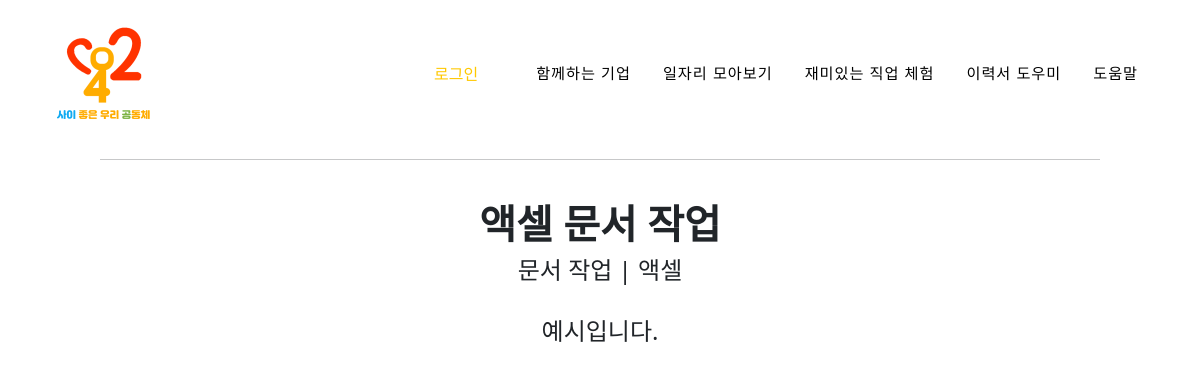
Screenshot of /cooperation/경희기업/1/ with the database file from the repository.
### cooperation/models.py (models this page shows, shortened)
class Training(models.Model):
    trainingImage = models.ImageField(upload_to='cooperation/images/training/%Y/%m/%d/', blank=True) # 직업 훈련 썸네일
    companyName = models.ForeignKey(CompanyName, on_delete=models.CASCADE, related_name='training_CompanyName') # 기업 이름
    trainingTitle = models.CharField(max_length = 50) # 직업 훈련 이름
    trainingType = models.CharField(max_length = 30) # 직업 훈련 유형
    trainingCategory = models.ForeignKey(TrainingCategory, null=True, blank=True, on_delete=models.SET_NULL) # 직업 훈련 타입 (대면 / 비대면 / 혼합)
    trainingContents = models.TextField() # 직업 훈련 내용
    trainingFile = models.FileField(upload_to='cooperation/files/training/%Y/%m/%d/', blank=True) # 직업 훈련 관련 파일

class TrainingCategory(models.Model):
    name = models.CharField(max_length=50, unique=True)
    slug = models.SlugField(null=True, max_length=200, unique=True, allow_unicode=True)
    def __str__(self):
        return self.name
    class Meta:
        verbose_name_plural = 'TrainingCategories'

### cooperation/views.py (the view)
# urls.py: path('<str:slug>/<int:pk>/', views.PostDetail.as_view()),
class PostDetail(DetailView):
    model = Training
    def get_context_data(self, **kwargs):
        context = super(PostDetail, self).get_context_data()
        context['company_names'] = CompanyName.objects.all()
        return context

### cooperation/templates/cooperation/training_detail.html (shortened to what this page needs)
<!DOCTYPE html>
<html lang="ko">
<head>
    <link href="../../static/company_list.css" rel="stylesheet">
    <link href="../../static/styles.css" rel="stylesheet" />
    <link href="https://cdn.jsdelivr.net/npm/bootstrap@5.2.1/dist/css/bootstrap.min.css" rel="stylesheet"
>
</head>
<body style="background-color: #ffffff;">
    {% include 'user/navbar.html' %}
    <div style="margin-top:150px; margin: 100px; text-align: center;">
        <br>
        <hr>
        <br>
        <h1 style="font-weight: bold";>{{ training.trainingTitle }}</h1>
        <h4>{{ training.trainingType }} | {{ training.trainingCategory }}</h4>
        <br>
        <h4>{{ training.trainingContents }}</h4>
    </div>
</body>
</html>

### cooperation/static/company_list.css (style rules this page uses)
*, *::before, *::after { box-sizing: border-box; }
body { height: 100vh; margin: 0; background: #DEDEDE; color: #5a6674; font-size: 13px; font-family: 'Cafe24Ssurround'; overflow: hidden; }

### cooperation/static/styles.css (style rules this page uses)
body { background: #dce1df; color: #4f585e; font-family: 'Cafe24Ssurround', sans-serif; text-rendering: optimizeLegibility; }

### resume/static/newstyle.css (style rules this page uses)
html, body { height: 100%; }
*, *::before, *::after { box-sizing: border-box; }
body { margin: 0; font-family: var(--bs-body-font-family); font-size: var(--bs-body-font-size); font-weight: var(--bs-body-font-weight); line-height: var(--bs-body-line-height); color: var(--bs-body-color); text-align: var(--bs-body-text-align); background-color: var(--bs-body-bg); -webkit-text-size-adjust: 100%; -webkit-tap-highlight-color: rgba(0, 0, 0, 0); }
html { scroll-padding-top: 4.5rem; }
body { position: relative; overflow-x: hidden; }

### rows the page displays
Training: trainingTitle "액셀 문서 작업", trainingType "문서 작업", trainingCategory "액셀", trainingContents "예시입니다."
